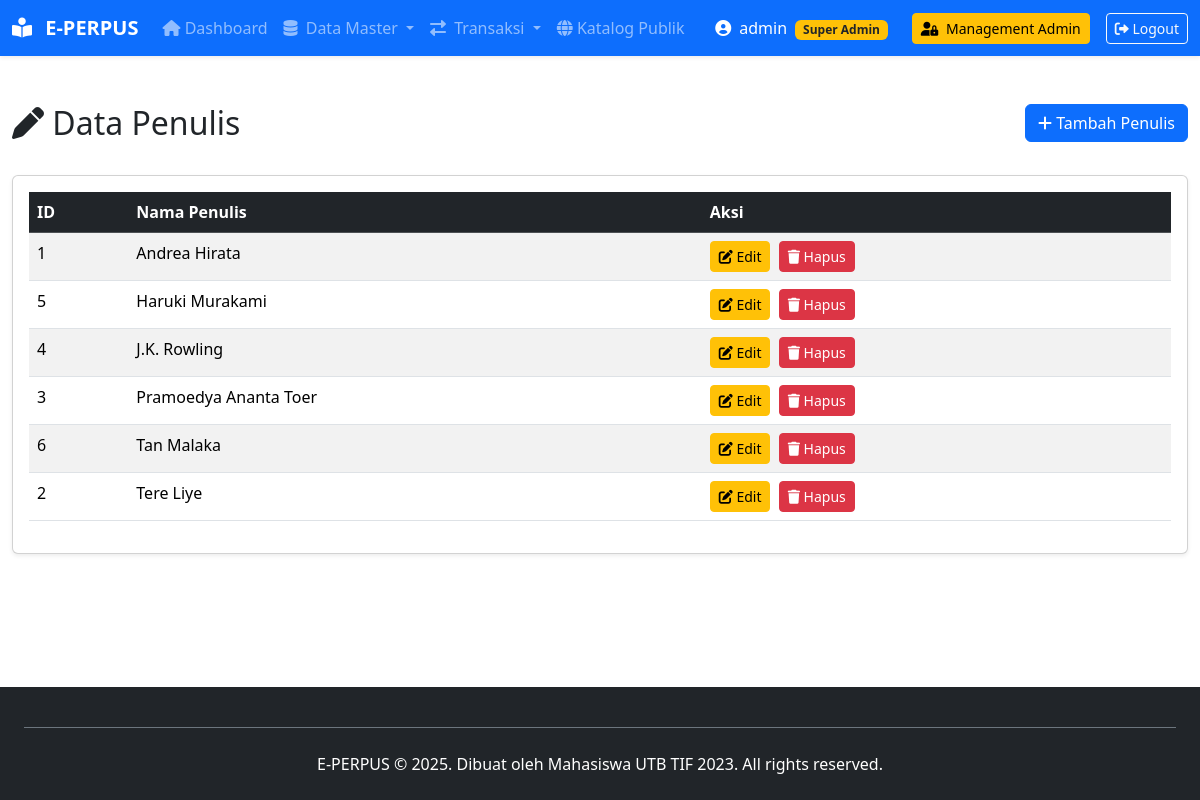
The app's page /index.php?page=penulis/index (signed in) with its own data.
### tables this page shows
CREATE TABLE `penulis` (
  `id_penulis` int(11) NOT NULL,
  `nama_penulis` varchar(100) NOT NULL,
  `biografi` text DEFAULT NULL,
  `negara` varchar(50) DEFAULT 'Indonesia',
  `created_at` timestamp NOT NULL DEFAULT current_timestamp()
);

### src/controllers/PenulisController.php (called while the page is built, shortened)
<?php
require_once ROOT_PATH . 'src/models/PenulisModel.php';
class PenulisController {
    private $penulisModel;
    public function __construct() {
        $database = new Database();
        $db = $database->getConnection();
        $this->penulisModel = new PenulisModel($db);
    }
    public function index() {
        $stmt = $this->penulisModel->readAll();
        $data_penulis = $stmt->fetchAll(PDO::FETCH_ASSOC);
        require_once ROOT_PATH . 'src/views/penulis/index.php';
    }
}

### src/models/PenulisModel.php (called while the page is built, shortened)
<?php
class PenulisModel {
    private $conn;
    private $table_name = "penulis";
    public function __construct($db) {
        $this->conn = $db;
    }
    public function readAll() {
        $query = "SELECT id_penulis, nama_penulis FROM " . $this->table_name . "
                  ORDER BY nama_penulis ASC";
        $stmt = $this->conn->prepare($query);
        $stmt->execute();
        return $stmt;
    }
}
?>

### src/views/penulis/index.php (the view, shortened to what this page needs)
<?php
include(ROOT_PATH . 'src/views/layouts/header.php');
?>
<div class="container-fluid mt-5">
    <div class="row mb-4">
        <div class="col-md-8">
            <h2><i class="fas fa-pen"></i> Data Penulis</h2>
        </div>
        <div class="col-md-4 text-end">
            <a href="index.php?page=penulis/create" class="btn btn-primary">
                <i class="fas fa-plus"></i> Tambah Penulis
            </a>
        </div>
    </div>
    <div class="card shadow-sm">
        <div class="card-body">
            <table class="table table-striped table-hover">
                <thead class="table-dark">
                    <tr>
                        <th>ID</th>
                        <th>Nama Penulis</th>
                        <th>Aksi</th>
                    </tr>
                </thead>
                <tbody>
                    <?php if (!empty($data_penulis)): ?>
                        <?php foreach ($data_penulis as $penulis): ?>
                            <tr>
                                <td><?= htmlspecialchars($penulis['id_penulis']) ?></td>
                                <td><?= htmlspecialchars($penulis['nama_penulis']) ?></td>
                                <td>
                                    <a href="index.php?page=penulis/edit&id=<?= $penulis['id_penulis'] ?>"
                                       class="btn btn-sm btn-warning me-1">
                                        <i class="fas fa-edit"></i> Edit
                                    </a>
                                    <a href="index.php?page=penulis/delete&id=<?= $penulis['id_penulis'] ?>"
                                       class="btn btn-sm btn-danger"
                                       onclick="return confirm('Yakin ingin menghapus?')">
                                        <i class="fas fa-trash"></i> Hapus
                                    </a>
                                </td>
                            </tr>
                        <?php endforeach; ?>
                    <?php else: ?>
                        <tr>
                            <td colspan="3" class="text-center text-muted">Belum ada data penulis</td>
                        </tr>
                    <?php endif; ?>
                </tbody>
            </table>
        </div>
    </div>
</div>
<?php include(ROOT_PATH . 'src/views/layouts/footer.php'); ?>

### records on screen
penulis: id_penulis "1", nama_penulis "Andrea Hirata"
penulis: id_penulis "5", nama_penulis "Haruki Murakami"
penulis: id_penulis "4", nama_penulis "J.K. Rowling"
penulis: id_penulis "3", nama_penulis "Pramoedya Ananta Toer"
penulis: id_penulis "6", nama_penulis "Tan Malaka"
penulis: id_penulis "2", nama_penulis "Tere Liye"

### other values on screen
$_SESSION['username'] "admin"
